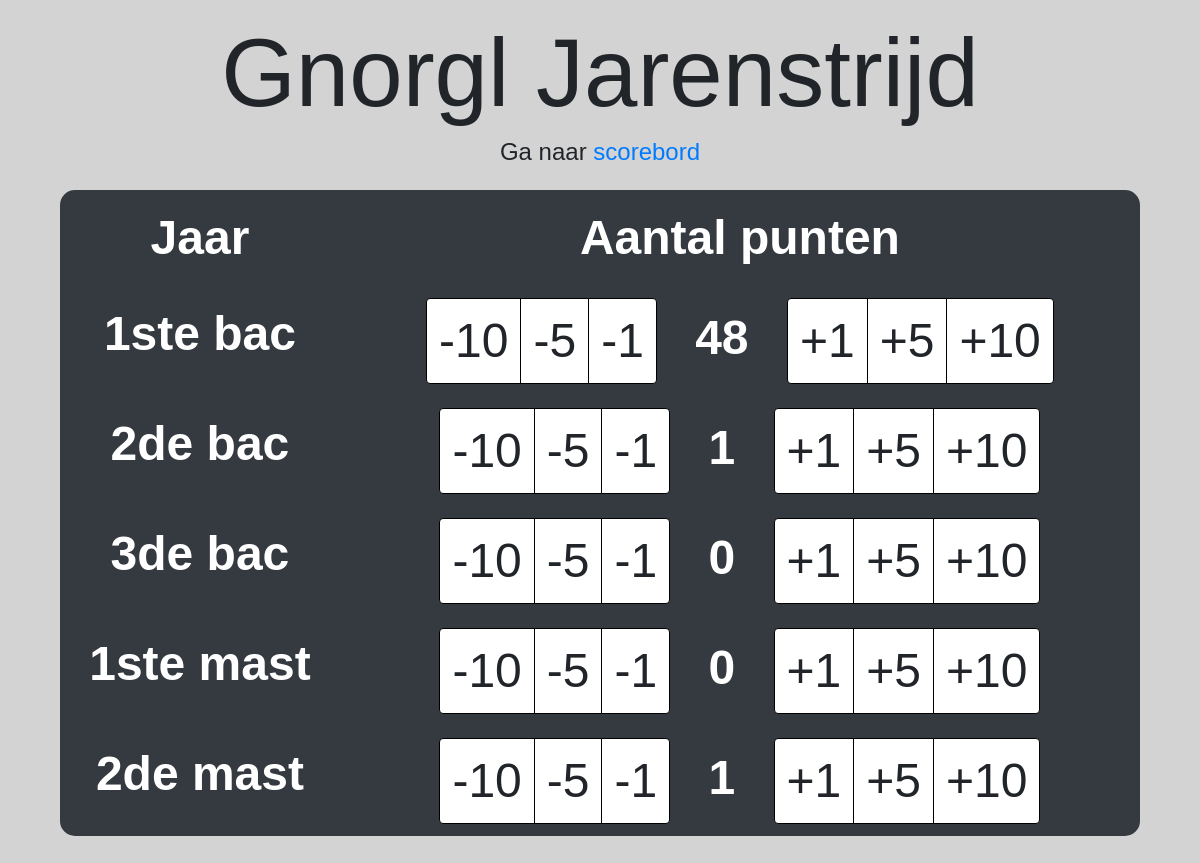
/, run on an earlier commit of the app's database.
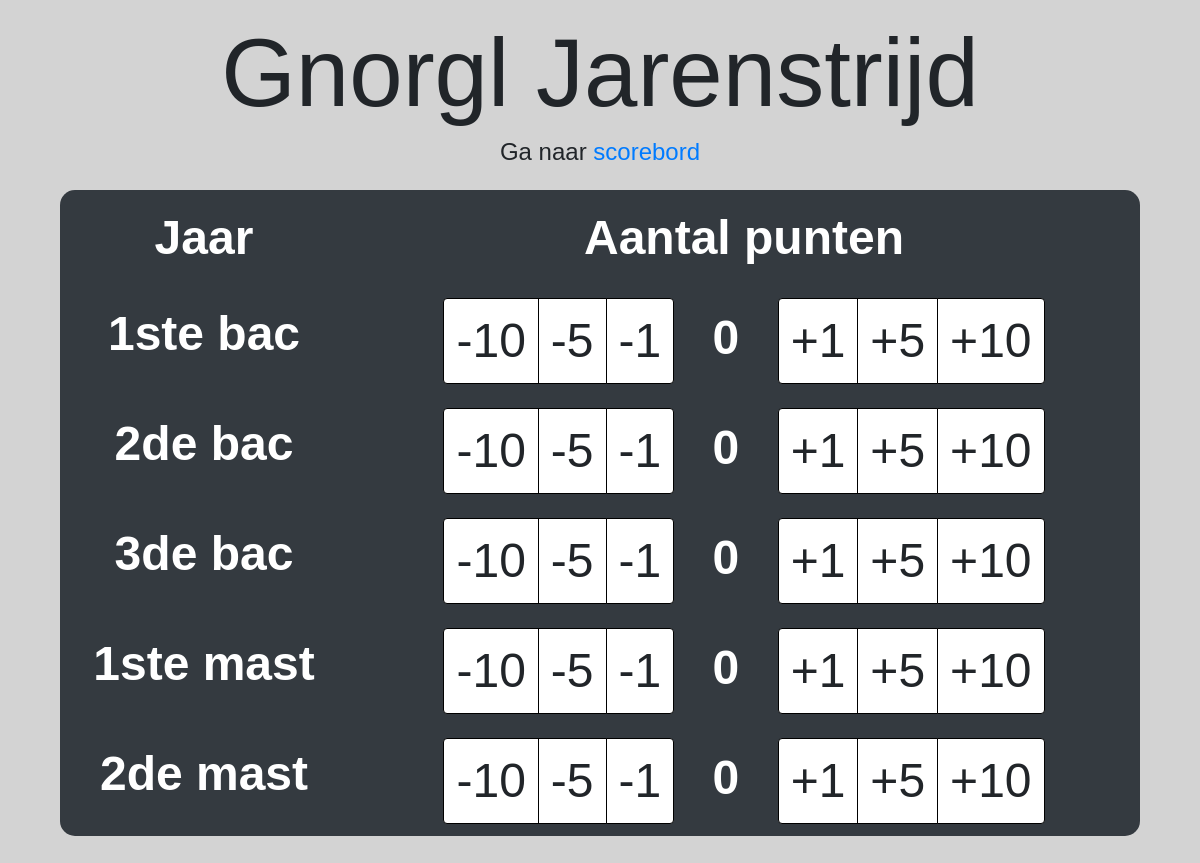
And on a later commit of the database.
### main/models.py (models this page shows, shortened)
class Jaar(models.Model):
    jaar_naam = models.CharField(max_length=50, primary_key=True)
    aantal_punten = models.IntegerField(default=0)
    jaar = models.IntegerField()
    class Meta:
        verbose_name_plural = 'Jaren'

### main/views.py (the view)
# urls.py: path('', views.counter, name='counter'),
def counter(request):
    jaren = Jaar.objects.order_by('jaar')
    context = {'jaren': jaren}
    return render(request, 'main/counter.html', context)

### main/templates/main/counter.html (shortened to what this page needs)
<!DOCTYPE html>
<html lang="en">
<head>
    {% load static %}
    <link rel="stylesheet" href="https://stackpath.bootstrapcdn.com/bootstrap/4.3.1/css/bootstrap.min.css">
    <link rel="stylesheet" type="text/css" href="{% static 'main/style.css' %}">
</head>
<body>
<div class="container">
    <div class="page-header">
        <h1 class="display-1">Gnorgl Jarenstrijd</h1>
        <h4>Ga naar <a href="display/">scorebord</a></h4>
    </div>
    <div class="container">
        <table class="table table-borderless table-dark">
            <thead>
                <tr>
                    <th>Jaar</th>
                    <th>Aantal punten</th>
                </tr>
            </thead>
            <tbody>
            {% for jaar in jaren %}
                <tr>
                    <th>{{jaar.jaar_naam}}</th>
                    <th>
                        <div class="btn-group">
                            <button onclick="decreaseCounter({{jaar.jaar}}, 10)" type="button" class="btn btn-default">-10</button>
                            <button onclick="decreaseCounter({{jaar.jaar}}, 5)" type="button" class="btn btn-default">-5</button>
                            <button onclick="decreaseCounter({{jaar.jaar}}, 1)" type="button" class="btn btn-default">-1</button>
                        </div>
                        <p class="d-inline" id="punten{{jaar.jaar}}">{{jaar.aantal_punten}}</p>
                        <div class="btn-group">
                            <button onclick="increaseCounter({{jaar.jaar}}, 1)" type="button" class="btn btn-default">+1</button>
                            <button onclick="increaseCounter({{jaar.jaar}}, 5)" type="button" class="btn btn-default">+5</button>
                            <button onclick="increaseCounter({{jaar.jaar}}, 10)" type="button" class="btn btn-default">+10</button>
                        </div>
                    </th>
                </tr>
            {% endfor %}
            </tbody>
        </table>
    </div>
</div>
</body>
</html>

What changed in the data, as far as the page shows it:
changed Jaar "1ste bac": aantal_punten "48" → "0"
changed Jaar "2de bac": aantal_punten "1" → "0"
changed Jaar "2de mast": aantal_punten "1" → "0"
